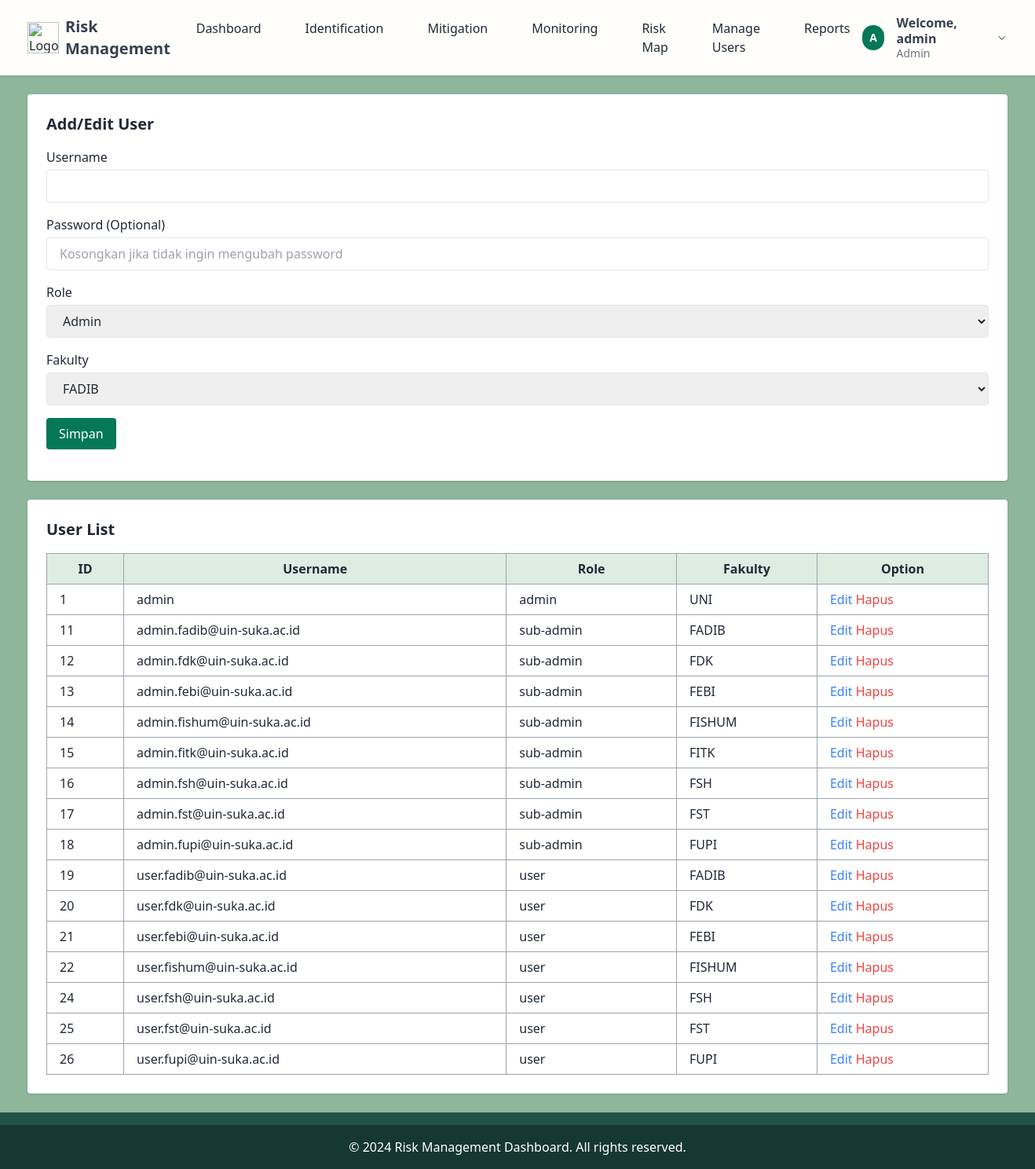
The app's page /pages/manage_users.php (signed in) with its own data.
### tables this page shows
CREATE TABLE `users` (
  `id` int NOT NULL,
  `username` varchar(50) NOT NULL,
  `password` varchar(255) NOT NULL,
  `role` enum('admin','sub-admin','user') NOT NULL,
  `faculty_id` int DEFAULT NULL,
  `last_login` datetime DEFAULT NULL,
  `total_logins` int NOT NULL DEFAULT '0'
);

CREATE TABLE `faculties` (
  `id` int NOT NULL,
  `faculty_name` varchar(100) NOT NULL,
  `nama_lengkap` varchar(255) DEFAULT NULL
);

### includes/db.php (called while the page is built, shortened)
<?php
class Database {
    private $host = 'localhost';
    private $dbname = 'risk_management';
    private $username = 'root';
    private $password = '';
    public function __construct() {
        try {
            $this->conn = new PDO(
                "mysql:host={$this->host};dbname={$this->dbname}",
                $this->username,
                $this->password
            );
        } catch (PDOException $e) {
            die("Koneksi ke database gagal: " . $e->getMessage());
        }
    }
}
?>

### classes/UserManager.php (called while the page is built, shortened)
<?php
require_once '../includes/db.php';
class UserManager extends Database {
    public function getAllUsers() {
        $query = $this->conn->query("
            SELECT users.*, faculties.faculty_name
            FROM users
            LEFT JOIN faculties ON users.faculty_id = faculties.id
        ");
        return $query->fetchAll(PDO::FETCH_ASSOC);
    }
}
?>

### pages/manage_users.php (the view, shortened to what this page needs)
<?php
require_once '../includes/init.php';
require_once '../classes/UserManager.php';
try {
    $userManager = new UserManager();
    $users = $userManager->getAllUsers();
} catch (Exception $e) {
    echo "Terjadi kesalahan: " . htmlspecialchars($e->getMessage());
    exit();
}
require_once '../includes/header.php';
?>
<!DOCTYPE html>
<html lang="id">
<head>
    <link rel="stylesheet" href="../assets/css/palette.css">
    <link href="https://cdn.jsdelivr.net/npm/tailwindcss@2.2.19/dist/tailwind.min.css" rel="stylesheet">
</head>
<body class="bg-light-green text-gray-800">
<main class="container mx-auto px-4 py-6">
    <section class="bg-white p-6 rounded shadow mb-6">
        <h2 class="text-xl font-bold mb-4">Add/Edit User</h2>
        <form method="POST" action="manage_users.php" class="space-y-4">
            <div>
                <label for="username" class="block font-medium">Username</label>
                <input type="text" name="username" id="username"required class="w-full mt-1 px-4 py-2 border rounded focus:ring focus:ring-green-500">
            </div>
            <div>
                <label for="password" class="block font-medium">Password (Optional)</label>
                <input type="password" name="password" id="password" class="w-full mt-1 px-4 py-2 border rounded focus:ring focus:ring-green-500" placeholder="Kosongkan jika tidak ingin mengubah password">
            </div>
            <div>
                <label for="role" class="block font-medium">Role</label>
                <select name="role" id="role" required class="w-full mt-1 px-4 py-2 border rounded focus:ring focus:ring-green-500">
                    <option value="admin">Admin</option>
                </select>
            </div>
            <div>
                <label for="faculty_id" class="block font-medium">Fakulty</label>
                <select id="faculty_id" name="faculty_id" required class="w-full mt-1 px-4 py-2 border rounded focus:ring focus:ring-green-500">
                    <?php
                    $facultyQuery = $conn->query("SELECT id, faculty_name FROM faculties");
                    while ($faculty = $facultyQuery->fetch()) {
                        echo "<option value='{$faculty['id']}'>{$faculty['faculty_name']}</option>";
                    }
                    ?>
                </select>
            </div>
            <button type="submit" class="bg-green-700 text-white px-4 py-2 rounded hover:bg-green-800">Simpan</button>
        </form>
    </section>
    <section class="bg-white p-6 rounded shadow">
        <h2 class="text-xl font-bold mb-4">User List</h2>
        <div class="overflow-x-auto">
            <table class="table-auto w-full border border-gray-300">
                <thead class="bg-beige-green">
                    <tr>
                        <th class="border border-gray-400 px-4 py-2">ID</th>
                        <th class="border border-gray-400 px-4 py-2">Username</th>
                        <th class="border border-gray-400 px-4 py-2">Role</th>
                        <th class="border border-gray-400 px-4 py-2">Fakulty</th>
                        <th class="border border-gray-400 px-4 py-2">Option</th>
                    </tr>
                </thead>
                <tbody>
                    <?php foreach ($users as $user): ?>
                        <tr>
                            <td class="border border-gray-400 px-4 py-2"><?= htmlspecialchars($user['id']); ?></td>
                            <td class="border border-gray-400 px-4 py-2"><?= htmlspecialchars($user['username']); ?></td>
                            <td class="border border-gray-400 px-4 py-2"><?= htmlspecialchars($user['role']); ?></td>
                            <td class="border border-gray-400 px-4 py-2"><?= htmlspecialchars($user['faculty_name'] ?? 'N/A'); ?></td>
                            <td class="border border-gray-400 px-4 py-2">
                                <a href="?edit=<?= $user['id']; ?>" class="text-blue-500 hover:underline">Edit</a>
                                <a href="?delete=<?= $user['id']; ?>" onclick="return confirm('Hapus user ini?');" class="text-red-500 hover:underline">Hapus</a>
                            </td>
                        </tr>
                    <?php endforeach; ?>
                </tbody>
            </table>
        </div>
    </section>
</main>
<footer class="bg-dark-green text-white text-center">
        <div class="bg-medium-green py-2"></div>
            <div class="py-4">
                © 2024 Risk Management Dashboard. All rights reserved.
            </div>
    </footer>
</body>
</html>

### assets/css/palette.css (style rules this page uses)
.bg-dark-green { background-color: #163832 !important; }
.bg-medium-green { background-color: #235347 !important; }
.bg-light-green { background-color: #8EB69B !important; }
.bg-beige-green { background-color: #ddede2 !important; }

### records on screen
users: id "1", username "admin", role "admin", faculty.faculty_name "UNI"
users: id "11", username "admin.fadib@uin-suka.ac.id", role "sub-admin", faculty.faculty_name "FADIB"
users: id "12", username "admin.fdk@uin-suka.ac.id", role "sub-admin", faculty.faculty_name "FDK"
users: id "13", username "admin.febi@uin-suka.ac.id", role "sub-admin", faculty.faculty_name "FEBI"
users: id "14", username "admin.fishum@uin-suka.ac.id", role "sub-admin", faculty.faculty_name "FISHUM"
users: id "15", username "admin.fitk@uin-suka.ac.id", role "sub-admin", faculty.faculty_name "FITK"
users: id "16", username "admin.fsh@uin-suka.ac.id", role "sub-admin", faculty.faculty_name "FSH"
users: id "17", username "admin.fst@uin-suka.ac.id", role "sub-admin", faculty.faculty_name "FST"
users: id "18", username "admin.fupi@uin-suka.ac.id", role "sub-admin", faculty.faculty_name "FUPI"
users: id "19", username "user.fadib@uin-suka.ac.id", role "user", faculty.faculty_name "FADIB"
users: id "20", username "user.fdk@uin-suka.ac.id", role "user", faculty.faculty_name "FDK"
users: id "21", username "user.febi@uin-suka.ac.id", role "user", faculty.faculty_name "FEBI"
users: id "22", username "user.fishum@uin-suka.ac.id", role "user", faculty.faculty_name "FISHUM"
users: id "24", username "user.fsh@uin-suka.ac.id", role "user", faculty.faculty_name "FSH"
users: id "25", username "user.fst@uin-suka.ac.id", role "user", faculty.faculty_name "FST"
users: id "26", username "user.fupi@uin-suka.ac.id", role "user", faculty.faculty_name "FUPI"

### other values on screen
substr($_SESSION['username'], 0, 1) "A"
$username "admin"
$_SESSION['role'] "Admin"
form field faculty_id "FADIB"
